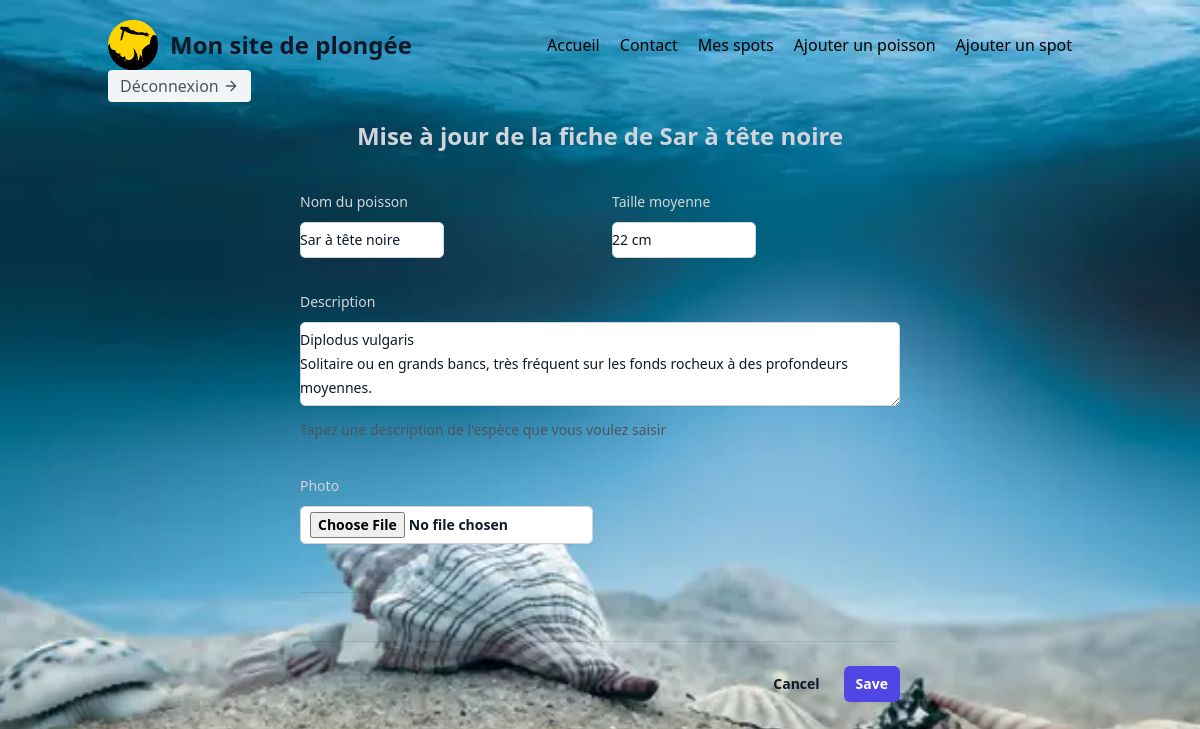
Page /pages/about/modify_fish.php?id=6 (signed in) on the committed database.
### tables this page shows
CREATE TABLE `fishs` (
  `id` int NOT NULL,
  `fish_name` varchar(50) NOT NULL,
  `average_size` varchar(50) NOT NULL,
  `about` text NOT NULL,
  `image` text NOT NULL
);

### pages/about/modify_fish.php (the view, shortened to what this page needs)
<?php
require_once(__DIR__.'../../../assets/php/middleware/db_connect.php');
$getData=$_GET;
$retrieveFishStatement=$mysqlClient->prepare('SELECT * FROM fishs WHERE id=:id');
$retrieveFishStatement->execute([
    'id'=>$getData['id'],
]);
$newfish=$retrieveFishStatement->fetchAll(PDO::FETCH_ASSOC);
?>
<!DOCTYPE html>
<html lang="fr">
<head>
    <link rel="stylesheet" href="/build/output.css">
</head>
<body class="bg-fixed bg-cover bg-center h-screen" style="background-image: url('/assets/images/fonds-marins.webp');">
<?php require_once(__DIR__.'../../../assets/php/components/header.php') ;?>
<h2 class="text-center font-semibold leading-7 text-gray-300 text-2xl">Mise à jour de la fiche de <?php echo($newfish[0]['fish_name']); ?> </h2>
<form action="../../assets/php/controllers/add_fish.php" method="POST" class="mx-auto w-1/2 flex flex-col justify-center" enctype="multipart/form-data">
  <div class="space-y-12">
    <div class="border-b border-gray-900/10 pb-12">
      <div class="mt-10 grid grid-cols-1 gap-x-6 gap-y-8 sm:grid-cols-6">
        <div class="sm:col-span-3">
          <label for="fish-name" class="block text-sm font-medium leading-6 text-gray-300">Nom du poisson</label>
          <div class="mt-2">
            <input type="text" name="fish-name" id="fish-name" class="block rounded-md border-0 py-1.5 text-gray-900 shadow-sm ring-1 ring-inset ring-gray-300 placeholder:text-gray-400 focus:ring-2 focus:ring-inset focus:ring-indigo-600 sm:text-sm sm:leading-6 w-1/2" value="<?php echo($newfish[0]['fish_name']); ?>">
          </div>
        </div>
        <div class="sm:col-span-3">
          <label for="average-size" class="block text-sm font-medium leading-6 text-gray-300">Taille moyenne</label>
          <div class="mt-2">
            <input type="text" name="average-size" id="average-size" class="block w-1/2 rounded-md border-0 py-1.5 text-gray-900 shadow-sm ring-1 ring-inset ring-gray-300 placeholder:text-gray-400 focus:ring-2 focus:ring-inset focus:ring-indigo-600 sm:text-sm sm:leading-6" value="<?php echo($newfish[0]['average_size']); ?> ">
          </div>
        </div>
        <div class="col-span-full">
          <label for="about" class="block text-sm font-medium leading-6 text-gray-300">Description</label>
          <div class="mt-2">
            <textarea id="about" name="about" rows="3" class="block w-full rounded-md border-0 py-1.5 text-gray-900 shadow-sm ring-1 ring-inset ring-gray-300 placeholder:text-gray-400 focus:ring-2 focus:ring-inset focus:ring-indigo-600 sm:text-sm sm:leading-6" ><?php echo($newfish[0]['about']); ?> </textarea>
          </div>
          <p class="mt-3 text-sm leading-6 text-gray-600">Tapez une description de l'espèce que vous voulez saisir</p>
        </div>
        <div class="border-b border-gray-900/10 pb-12">
        <div class="col-span-full">
          <label for="image" class="block text-sm font-medium leading-6 text-gray-300">Photo</label>
          <div class="mt-2 flex items-center gap-x-3">
            <input type="file" name="image" id="image" class="rounded-md bg-white px-2.5 py-1.5 text-sm font-semibold text-gray-900 shadow-sm ring-1 ring-inset ring-gray-300 hover:bg-gray-50">
          </div>
        </div>
      </div>
    </div>
        </div>
      </div>
  <div class="mt-6 flex items-center justify-end gap-x-6">
    <button type="button" class="text-sm font-semibold leading-6 text-gray-900">Cancel</button>
    <button type="submit" class="rounded-md bg-indigo-600 px-3 py-2 text-sm font-semibold text-white shadow-sm hover:bg-indigo-500 focus-visible:outline focus-visible:outline-2 focus-visible:outline-offset-2 focus-visible:outline-indigo-600">Save</button>
  </div>
</form>
</body>
</html>

### rows in the picture
fishs: fish_name "Sar à tête noire", fish-name "Sar à tête noire", average-size "22 cm", about "Diplodus vulgaris Solitaire ou en grands bancs, très fréquent sur les fonds rocheux à des profondeurs moyennes."
